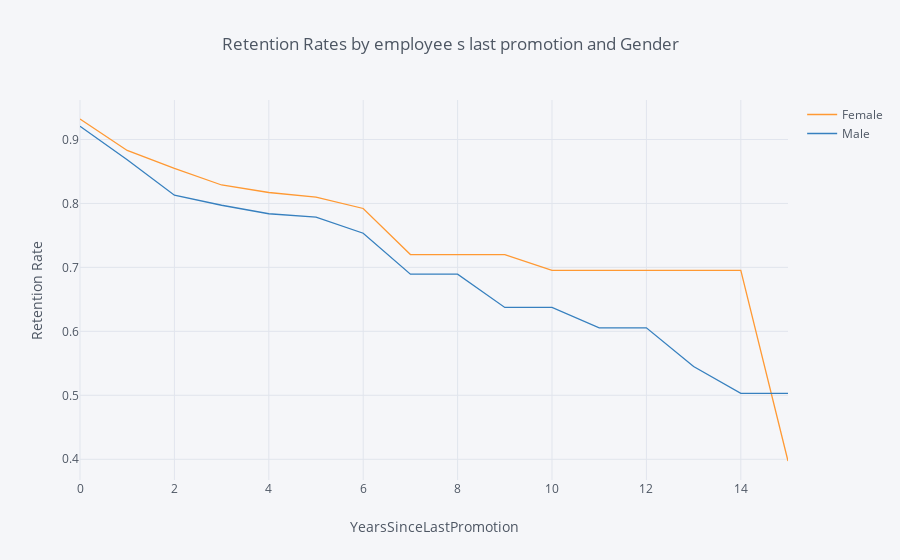

This figure's notebook cell:
### Markdown cell above
## 3. Let's look at retention rate by gender from a third perspective - the number of years since the employee's last promotion. Generate and plot a survival curve showing this.

### Code cell
rates = survival(data, 'Gender',  'YearsSinceLastPromotion', 'Attrition' )

rates.iplot(kind='line', xTitle='YearsSinceLastPromotion', yTitle='Retention Rate',
            title='Retention Rates by employee s last promotion and Gender')

### Figure 1 — Plotly figure (JSON) as saved in the notebook; plotly's stock layout.template omitted (floating-point values rounded to 4 significant figures)
{"data": [{"line": {"color": "rgba(255, 153, 51, 1.0)", "dash": "solid", "shape": "linear", "width": 1.3}, "mode": "lines", "name": "Female", "text": "", "type": "scatter", "uid": "609273e9-795e-4c21-9b67-ec5151f90cc4", "x": [0, 1, 2, 3, 4, 5, 6, 7, 8, 9, 10, 11, 12, 13, 14, 15], "y": [0.932, 0.8828, 0.8547, 0.8288, 0.817, 0.8099, 0.7921, 0.7201, 0.7201, 0.7201, 0.6952, 0.6952, 0.6952, 0.6952, 0.6952, 0.3973]}, {"line": {"color": "rgba(55, 128, 191, 1.0)", "dash": "solid", "shape": "linear", "width": 1.3}, "mode": "lines", "name": "Male", "text": "", "type": "scatter", "uid": "5113842d-ab30-40fc-bc5c-8ff660fb0bcf", "x": [0, 1, 2, 3, 4, 5, 6, 7, 8, 9, 10, 11, 12, 13, 14, 15], "y": [0.9206, 0.8684, 0.8128, 0.7971, 0.7838, 0.7785, 0.7534, 0.6894, 0.6894, 0.6374, 0.6374, 0.6055, 0.6055, 0.5449, 0.503, 0.503]}], "layout": {"legend": {"bgcolor": "#F5F6F9", "font": {"color": "#4D5663"}}, "paper_bgcolor": "#F5F6F9", "plot_bgcolor": "#F5F6F9", "title": {"font": {"color": "#4D5663"}, "text": "Retention Rates by employee s last promotion and Gender"}, "xaxis": {"gridcolor": "#E1E5ED", "showgrid": true, "tickfont": {"color": "#4D5663"}, "title": {"font": {"color": "#4D5663"}, "text": "YearsSinceLastPromotion"}, "zerolinecolor": "#E1E5ED"}, "yaxis": {"gridcolor": "#E1E5ED", "showgrid": true, "tickfont": {"color": "#4D5663"}, "title": {"font": {"color": "#4D5663"}, "text": "Retention Rate"}, "zerolinecolor": "#E1E5ED"}}}
